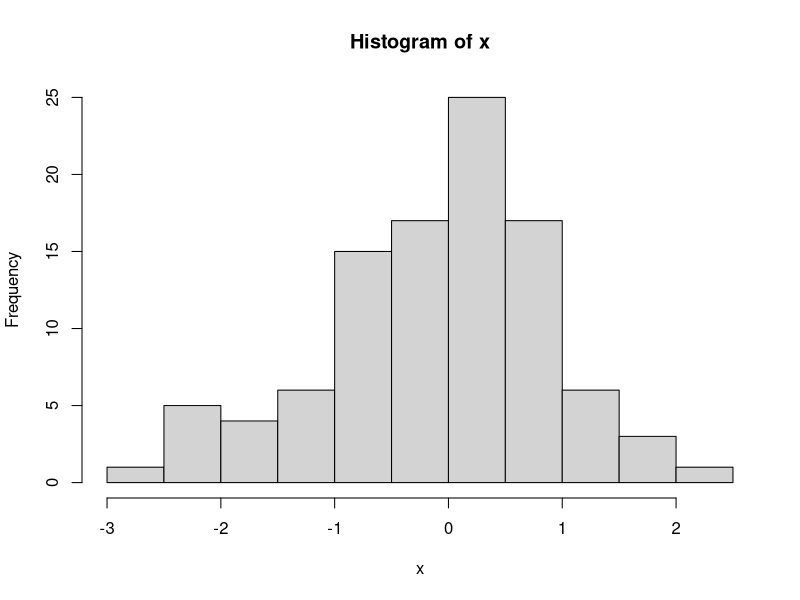
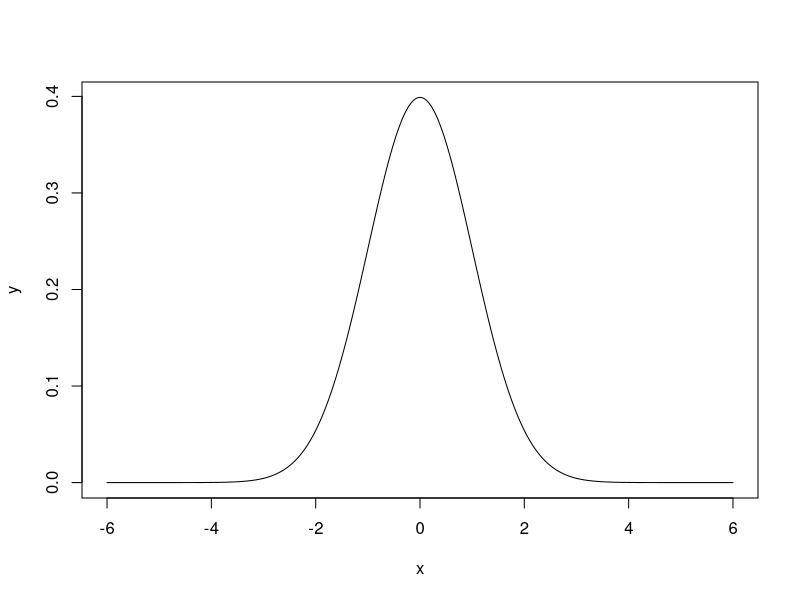

Write R code to recreate these figures, in order.

# Distribuição Normal

# Obs: Caso tenha problemas com a acentuação, consulte este link:
# https://support.rstudio.com/hc/en-us/articles/200532197-Character-Encoding

# Configurando o diretório de trabalho
# Coloque entre aspas o diretório de trabalho que você está usando no seu computador
# Não use diretórios com espaço no nome

setwd("D:/BigDataAnalytics/Capitulo09")
getwd()


# A Distribuição Normal, ou Gaussiana, é a mais importante distribuição contínua. 
# Isso por conta de vários fatores, entre eles, o teorema central do limite, o qual é um resultado essencial 
# em aplicações práticas e teóricas, pois garante que, mesmo que os dados não sejam distribuídos segundo uma normal, 
# a média dos dados converge para uma distribuição normal conforme o número de dados aumenta.

# O R inclui funcionalidades para operações com distribuições de probabilidades. 
# Para cada distribuição há 4 operações básicas indicadas pelas letras:

# d: calcula a densidade de probabilidade f(x) no ponto
# p: calcula a função de probabilidade acumulada F(x) no ponto
# q: calcula o quantil correspondente a uma dada probabilidade
# r: retira uma amostra da distribuição

# Para utlizar as funções combina-se uma das letras acima com uma abreviatura do nome da distribuição. 
# Por exemplo, para calcular probabilidades usamos: pnorm para normal, pexp para exponencial, 
# pbinom para binomial, ppois para Poisson e assim por diante.

# x <- rnorm(n, mean, sd)
# Onde n é o tamanho da amostra e mean e sd são parâmetros opcionais relacionados à média e desvio padrão, 
# respectivamente.

# Distribuição Normal

?rnorm

x <- rnorm(100)
hist(x)

# Densidade
# # Observe que o gráfico gerado assemelha-se a uma Gaussiana e não apresenta assimentria. 
# Quando o gráfico da distribuição possui tal forma, há grandes chances de se tratar de uma distribuição normal.

x <- seq(-6, 6, by=0.01)
y <- dnorm(x)
plot(x, y, type="l")
